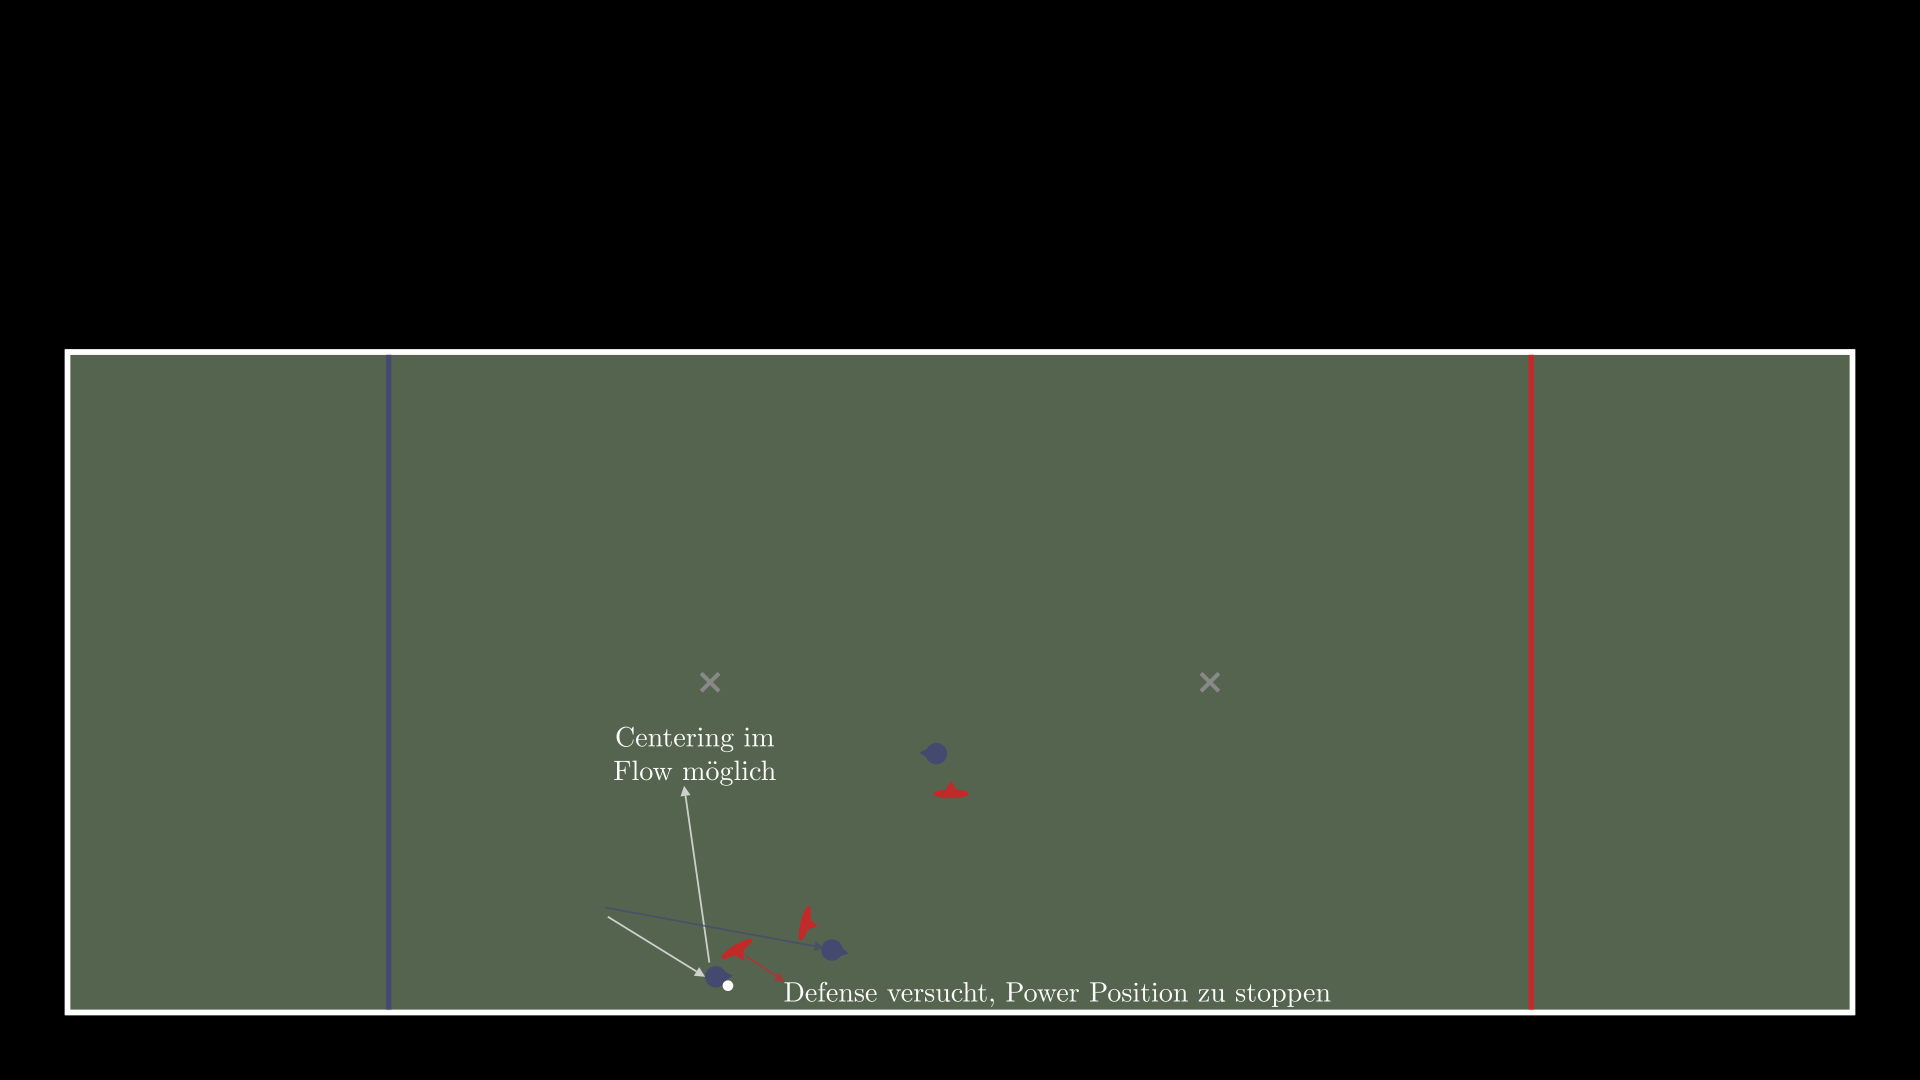

Here is the Python script that generated this plot:
from manim import *
from manim_animations import create_movie
from scenes import UltimateScene
import numpy as np


class Thumbnail(UltimateScene):
    def construct(self):
        f, s = self.prepare()
        f.load_state(s[4])
        disc_arrow = f.get_disc_arrow(s[5], s[6])
        disc_text = Tex(r"Centering im\\Flow möglich", font_size=20).next_to(disc_arrow, UP, buff=0)
        disc_arrow_past = f.get_disc_arrow(s[1], s[2])[0]
        disc_arrow_past.put_start_and_end_on(disc_arrow_past.get_start(), f.get_player("o1").get_edge_center(LEFT))
        self.add(disc_arrow_past)
        self.add(f.get_arrows(s[1], s[4], players="o2"))
        self.add(disc_arrow, disc_text)
        d_arrow = f.get_arrows(s[4], s[5], players="d1", always=True)[0]
        arrow_direction = d_arrow.get_end() - d_arrow.get_start()
        arrow_direction /= np.linalg.norm(arrow_direction)
        arrow_end = d_arrow.get_end() + f.cs.scale_() * 2 * arrow_direction
        d_arrow.put_start_and_end_on(d_arrow.get_start(), arrow_end)
        self.add(Tex("Defense versucht, Power Position zu stoppen", font_size=20).next_to(d_arrow, DR, buff=0))
        self.add(d_arrow)


class Animation(UltimateScene):
    def construct(self):
        f, s = self.prepare()
        self.write("An der Sideline im Flow wieder in die Mitte spielen", animate=False)
        self.write_small("Ganzer Durchlauf", animate=False)
        self.wait()
        f.transition(s[1], run_time=0.7, disc_delay=0)
        f.transition(s[2], run_time=1, disc_delay=0, linear_end=True)
        f.transition(s[3], run_time=0.1)
        with f.field_of_view("o1", fade=False):
            f.transition(s[4], run_time=1, linear_start=True, floating=False)
            f.transition(s[5], run_time=0.7, fake="o2")
            f.transition(s[6], run_time=1.5, disc_delay=0)
        self.wait(2)

        f.transition(s[0], run_time=0.5)
        self.write_small(r"Nach Überläufer nach vorne schauen ist zwar erlaubt \dots")
        self.wait()
        f.transition(s[1], run_time=0.7, disc_delay=0)
        f.transition(s[2], run_time=1, disc_delay=0, linear_end=True)
        f.transition(s[3], run_time=0.1)
        with f.field_of_view("o1", fade=True):
            self.wait()
            self.write_small(
                r"""
            \dots aber falls dort niemand frei ist, wollen wir von der Sideline weg spielen,\\
            bevor die Situation statisch wird.
            """
            )
            self.wait()
            f.transition(s[4], run_time=1, linear_start=True, floating=False)

        with f.arrows(s[5], s[6], players="", disc=True, fade=True):
            self.wait()
            self.write_small(
                r"""
            Der Around Break ist leicht, wenn die Power Position stoppen möchte.\\
            Evtl. zusätzlich per Fake den Marker bewegen.
            """
            )
            self.wait(1)
            f.transition(s[5], run_time=0.7, fake="o2")
            f.transition(s[6], run_time=1.5, disc_delay=0)
        self.wait(2)


def render_scene():
    create_movie(Thumbnail, debug=False, hq=True)
    create_movie(Animation, debug=False, hq=True)


if __name__ == "__main__":
    render_scene()
